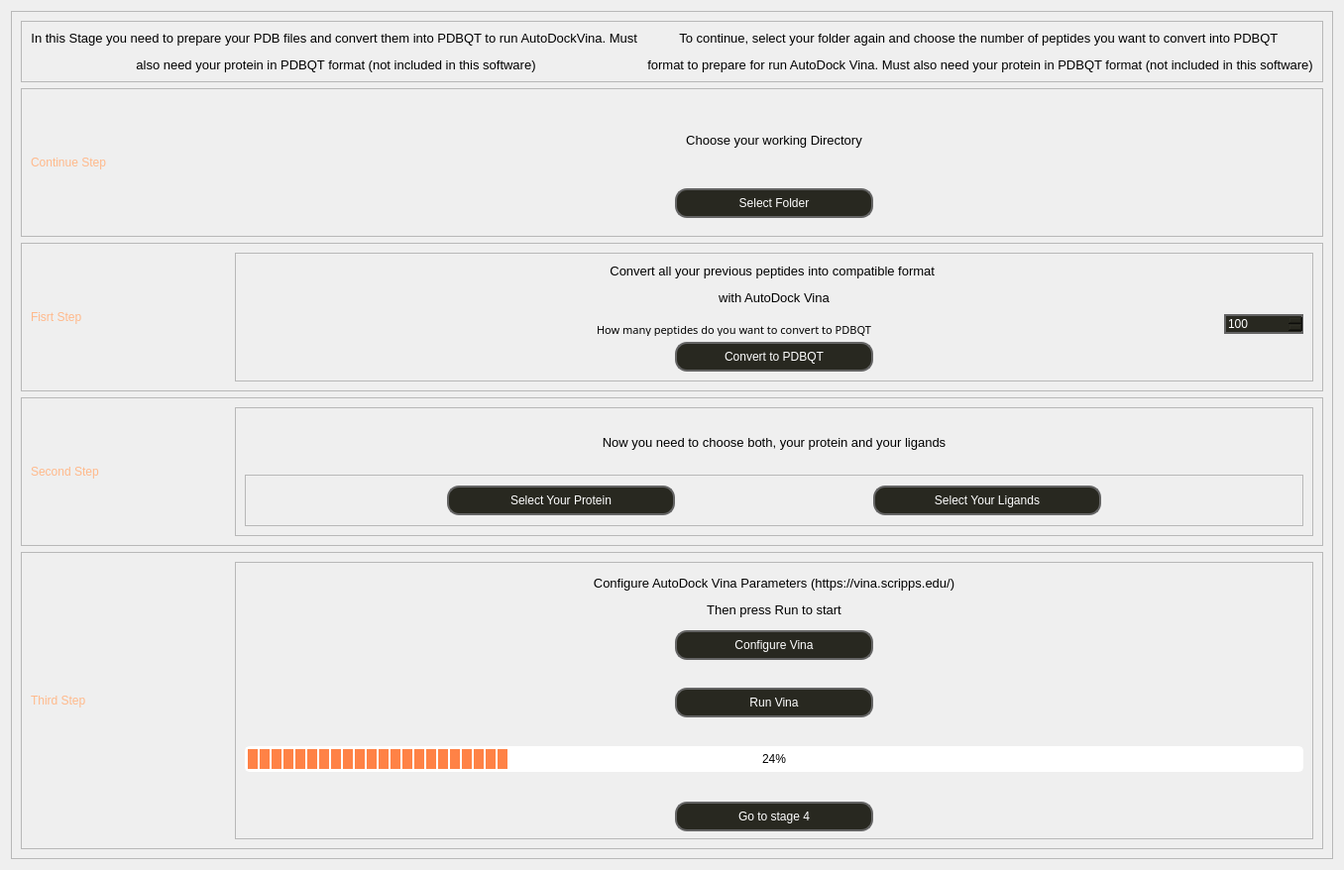
            <widget class="QWidget" name="stage3">
             <layout class="QVBoxLayout" name="verticalLayout_10">
              <item alignment="Qt::AlignTop">
               <widget class="QFrame" name="frame_5">
                <property name="styleSheet">
                 <string notr="true">QFrame#Continue_stage3,#First_Stage3,#Second_Stage3{

			border-bottom: 2px solid white;
}</string>
                </property>
                <property name="frameShape">
                 <enum>QFrame::StyledPanel</enum>
                </property>
                <property name="frameShadow">
                 <enum>QFrame::Raised</enum>
                </property>
                <layout class="QVBoxLayout" name="verticalLayout_15">
                 <item alignment="Qt::AlignHCenter">
                  <widget class="QFrame" name="frame_12">
                   <property name="frameShape">
                    <enum>QFrame::StyledPanel</enum>
                   </property>
                   <property name="frameShadow">
                    <enum>QFrame::Raised</enum>
                   </property>
                   <layout class="QHBoxLayout" name="horizontalLayout_19">
                    <item>
                     <widget class="QLabel" name="label_stage3_NewGame">
                      <property name="text">
                       <string>&lt;html&gt;&lt;head/&gt;&lt;body&gt;&lt;p align=&quot;center&quot;&gt;&lt;span style=&quot; font-size:10pt;&quot;&gt;In this Stage you need to prepare your PDB files and convert them into PDBQT to run AutoDockVina. Must &lt;/span&gt;&lt;/p&gt;&lt;p align=&quot;center&quot;&gt;&lt;span style=&quot; font-size:10pt;&quot;&gt;also need your protein in PDBQT format (not included in this software)&lt;/span&gt;&lt;/p&gt;&lt;/body&gt;&lt;/html&gt;</string>
                      </property>
                     </widget>
                    </item>
                    <item>
                     <widget class="QLabel" name="label_stage3_Continue">
                      <property name="text">
                       <string>&lt;html&gt;&lt;head/&gt;&lt;body&gt;&lt;p align=&quot;center&quot;&gt;&lt;span style=&quot; font-size:10pt;&quot;&gt;To continue, select your folder again and choose the number of peptides you want to convert into PDBQT &lt;/span&gt;&lt;/p&gt;&lt;p align=&quot;center&quot;&gt;&lt;span style=&quot; font-size:10pt;&quot;&gt;format to prepare for run AutoDock Vina. Must also need your protein in PDBQT format (not included in this software)&lt;/span&gt;&lt;/p&gt;&lt;/body&gt;&lt;/html&gt;</string>
                      </property>
                     </widget>
                    </item>
                   </layout>
                  </widget>
                 </item>
                 <item>
                  <widget class="QFrame" name="Continue_stage3">
                   <property name="minimumSize">
                    <size>
                     <width>0</width>
                     <height>150</height>
                    </size>
                   </property>
                   <property name="maximumSize">
                    <size>
                     <width>16777215</width>
                     <height>150</height>
                    </size>
                   </property>
                   <property name="styleSheet">
                    <string notr="true"/>
                   </property>
                   <property name="frameShape">
                    <enum>QFrame::StyledPanel</enum>
                   </property>
                   <property name="frameShadow">
                    <enum>QFrame::Raised</enum>
                   </property>
                   <layout class="QHBoxLayout" name="horizontalLayout_15">
                    <property name="spacing">
                     <number>6</number>
                    </property>
                    <property name="leftMargin">
                     <number>9</number>
                    </property>
                    <property name="topMargin">
                     <number>9</number>
                    </property>
                    <property name="rightMargin">
                     <number>9</number>
                    </property>
                    <item>
                     <widget class="QLabel" name="label_17">
                      <property name="maximumSize">
                       <size>
                        <width>200</width>
                        <height>120</height>
                       </size>
                      </property>
                      <property name="styleSheet">
                       <string notr="true">font:bold 12pt &quot;Eight Bit Dragon&quot;;
color: rgb(255, 185, 139);</string>
                      </property>
                      <property name="text">
                       <string>Continue Step</string>
                      </property>
                     </widget>
                    </item>
                    <item>
                     <widget class="QFrame" name="frame_18">
                      <property name="styleSheet">
                       <string notr="true">border: none;</string>
                      </property>
                      <property name="frameShape">
                       <enum>QFrame::StyledPanel</enum>
                      </property>
                      <property name="frameShadow">
                       <enum>QFrame::Raised</enum>
                      </property>
                      <property name="lineWidth">
                       <number>0</number>
                      </property>
                      <layout class="QVBoxLayout" name="verticalLayout_19">
                       <property name="spacing">
                        <number>15</number>
                       </property>
                       <item>
                        <widget class="QLabel" name="label_10">
                         <property name="text">
                          <string>&lt;html&gt;&lt;head/&gt;&lt;body&gt;&lt;p align=&quot;center&quot;&gt;&lt;span style=&quot; font-size:10pt;&quot;&gt;Choose your working Directory&lt;/span&gt;&lt;/p&gt;&lt;/body&gt;&lt;/html&gt;</string>
                         </property>
                        </widget>
                       </item>
                       <item alignment="Qt::AlignHCenter">
                        <widget class="QPushButton" name="select_stage3Button">
                         <property name="minimumSize">
                          <size>
                           <width>200</width>
                           <height>30</height>
                          </size>
                         </property>
                         <property name="maximumSize">
                          <size>
                           <width>200</width>
                           <height>30</height>
                          </size>
                         </property>
                         <property name="focusPolicy">
                          <enum>Qt::NoFocus</enum>
                         </property>
                         <property name="styleSheet">
                          <string notr="true">QPushButton{
font: 10pt &quot;Eight Bit Dragon&quot;;
color: rgb(255, 255, 255);
border: 2px solid black;
background-color: rgb(40,40, 32);
border-color: rgb(100, 100, 100);
border-radius: 12px;
}
QPushButton:hover{
color: rgb(255, 255, 255);
border: 1px solid;
background-color: rgb(80, 80, 80);
border-color: rgb(64, 64, 64);
border-radius: 12px;
}</string>
                         </property>
                         <property name="text">
                          <string>Select Folder</string>
                         </property>
                        </widget>
                       </item>
                      </layout>
                     </widget>
                    </item>
                   </layout>
                  </widget>
                 </item>
                 <item>
                  <widget class="QFrame" name="First_Stage3">
                   <property name="minimumSize">
                    <size>
                     <width>0</width>
                     <height>150</height>
                    </size>
                   </property>
                   <property name="maximumSize">
                    <size>
                     <width>16777215</width>
                     <height>150</height>
                    </size>
                   </property>
                   <property name="frameShape">
                    <enum>QFrame::StyledPanel</enum>
                   </property>
                   <property name="frameShadow">
                    <enum>QFrame::Raised</enum>
                   </property>
                   <layout class="QHBoxLayout" name="horizontalLayout_16">
                    <item>
                     <widget class="QLabel" name="label_12">
                      <property name="minimumSize">
                       <size>
                        <width>200</width>
                        <height>120</height>
                       </size>
                      </property>
                      <property name="maximumSize">
                       <size>
                        <width>200</width>
                        <height>120</height>
                       </size>
                      </property>
                      <property name="styleSheet">
                       <string notr="true">font:bold 12pt &quot;Eight Bit Dragon&quot;;
color: rgb(255, 185, 139);</string>
                      </property>
                      <property name="text">
                       <string>Fisrt Step</string>
                      </property>
                     </widget>
                    </item>
                    <item>
                     <widget class="QFrame" name="frame_15">
                      <property name="frameShape">
                       <enum>QFrame::StyledPanel</enum>
                      </property>
                      <property name="frameShadow">
                       <enum>QFrame::Raised</enum>
                      </property>
                      <layout class="QVBoxLayout" name="verticalLayout_18">
                       <item>
                        <widget class="QLabel" name="label_14">
                         <property name="text">
                          <string>&lt;html&gt;&lt;head/&gt;&lt;body&gt;&lt;p align=&quot;center&quot;&gt;&lt;span style=&quot; font-size:10pt;&quot;&gt;Convert all your previous peptides into compatible format &lt;/span&gt;&lt;/p&gt;&lt;p align=&quot;center&quot;&gt;&lt;span style=&quot; font-size:10pt;&quot;&gt;with AutoDock Vina&lt;/span&gt;&lt;/p&gt;&lt;/body&gt;&lt;/html&gt;</string>
                         </property>
                        </widget>
                       </item>
                       <item>
                        <layout class="QHBoxLayout" name="horizontalLayout_22">
                         <property name="spacing">
                          <number>0</number>
                         </property>
                         <item alignment="Qt::AlignHCenter">
                          <widget class="QLabel" name="label_18">
                           <property name="maximumSize">
                            <size>
                             <width>500</width>
                             <height>16777215</height>
                            </size>
                           </property>
                           <property name="font">
                            <font>
                             <family>Eight Bit Dragon</family>
                             <pointsize>12</pointsize>
                             <weight>50</weight>
                             <italic>false</italic>
                             <bold>false</bold>
                            </font>
                           </property>
                           <property name="text">
                            <string>&lt;html&gt;&lt;head/&gt;&lt;body&gt;&lt;p&gt;&lt;span style=&quot; vertical-align:sub;&quot;&gt;How many peptides do you want to convert to PDBQT&lt;/span&gt;&lt;/p&gt;&lt;/body&gt;&lt;/html&gt;</string>
                           </property>
                          </widget>
                         </item>
                         <item>
                          <widget class="QSpinBox" name="spinBox_2">
                           <property name="maximumSize">
                            <size>
                             <width>80</width>
                             <height>16777215</height>
                            </size>
                           </property>
                           <property name="styleSheet">
                            <string notr="true">font: 10pt &quot;Eight Bit Dragon&quot;;
color: rgb(255, 255, 255);
border: 2px solid black;
background-color: rgb(40,40, 32);
border-color: rgb(100, 100, 100);
</string>
                           </property>
                           <property name="maximum">
                            <number>10000</number>
                           </property>
                           <property name="value">
                            <number>100</number>
                           </property>
                          </widget>
                         </item>
                        </layout>
                       </item>
                       <item alignment="Qt::AlignHCenter">
                        <widget class="QPushButton" name="obconvertButton">
                         <property name="minimumSize">
                          <size>
                           <width>200</width>
                           <height>0</height>
                          </size>
                         </property>
                         <property name="maximumSize">
                          <size>
                           <width>200</width>
                           <height>30</height>
                          </size>
                         </property>
                         <property name="focusPolicy">
                          <enum>Qt::NoFocus</enum>
                         </property>
                         <property name="styleSheet">
                          <string notr="true">QPushButton{
font: 10pt &quot;Eight Bit Dragon&quot;;
color: rgb(255, 255, 255);
border: 2px solid black;
background-color: rgb(40,40, 32);
border-color: rgb(100, 100, 100);
border-radius: 12px;
}
QPushButton:hover{
color: rgb(255, 255, 255);
border: 1px solid;
background-color: rgb(80, 80, 80);
border-color: rgb(64, 64, 64);
border-radius: 12px;
}</string>
                         </property>
                         <property name="text">
                          <string>Convert to PDBQT</string>
                         </property>
                        </widget>
                       </item>
                      </layout>
                     </widget>
                    </item>
                   </layout>
                  </widget>
                 </item>
                 <item>
                  <widget class="QFrame" name="Second_Stage3">
                   <property name="minimumSize">
                    <size>
                     <width>0</width>
                     <height>150</height>
                    </size>
                   </property>
                   <property name="maximumSize">
                    <size>
                     <width>16777215</width>
                     <height>150</height>
                    </size>
                   </property>
                   <property name="baseSize">
                    <size>
                     <width>0</width>
                     <height>0</height>
                    </size>
                   </property>
                   <property name="frameShape">
                    <enum>QFrame::StyledPanel</enum>
                   </property>
                   <property name="frameShadow">
                    <enum>QFrame::Raised</enum>
                   </property>
                   <layout class="QHBoxLayout" name="horizontalLayout_17">
                    <item>
                     <widget class="QLabel" name="label_13">
                      <property name="minimumSize">
                       <size>
                        <width>200</width>
                        <height>120</height>
                       </size>
                      </property>
                      <property name="maximumSize">
                       <size>
                        <width>200</width>
                        <height>120</height>
                       </size>
                      </property>
                      <property name="styleSheet">
                       <string notr="true">font:bold 12pt &quot;Eight Bit Dragon&quot;;
color: rgb(255, 185, 139);</string>
                      </property>
                      <property name="text">
                       <string>Second Step</string>
                      </property>
                     </widget>
                    </item>
                    <item>
                     <widget class="QFrame" name="frame_13">
                      <property name="frameShape">
                       <enum>QFrame::StyledPanel</enum>
                      </property>
                      <property name="frameShadow">
                       <enum>QFrame::Raised</enum>
                      </property>
                      <layout class="QVBoxLayout" name="verticalLayout_17">
                       <item>
                        <widget class="QLabel" name="label_11">
                         <property name="text">
                          <string>&lt;html&gt;&lt;head/&gt;&lt;body&gt;&lt;p align=&quot;center&quot;&gt;&lt;span style=&quot; font-size:10pt;&quot;&gt;Now you need to choose both, your protein and your ligands&lt;/span&gt;&lt;/p&gt;&lt;/body&gt;&lt;/html&gt;</string>
                         </property>
                        </widget>
                       </item>
                       <item>
                        <widget class="QFrame" name="frame_16">
                         <property name="frameShape">
                          <enum>QFrame::StyledPanel</enum>
                         </property>
                         <property name="frameShadow">
                          <enum>QFrame::Raised</enum>
                         </property>
                         <layout class="QHBoxLayout" name="horizontalLayout_11">
                          <item>
                           <widget class="QPushButton" name="selectprotein_stage3Button">
                            <property name="minimumSize">
                             <size>
                              <width>230</width>
                              <height>0</height>
                             </size>
                            </property>
                            <property name="maximumSize">
                             <size>
                              <width>200</width>
                              <height>30</height>
                             </size>
                            </property>
                            <property name="focusPolicy">
                             <enum>Qt::NoFocus</enum>
                            </property>
                            <property name="styleSheet">
                             <string notr="true">QPushButton{
font: 10pt &quot;Eight Bit Dragon&quot;;
color: rgb(255, 255, 255);
border: 2px solid black;
background-color: rgb(40,40, 32);
border-color: rgb(100, 100, 100);
border-radius: 12px;
}
QPushButton:hover{
color: rgb(255, 255, 255);
border: 1px solid;
background-color: rgb(80, 80, 80);
border-color: rgb(64, 64, 64);
border-radius: 12px;
}</string>
                            </property>
                            <property name="text">
                             <string>Select Your Protein</string>
                            </property>
                           </widget>
                          </item>
                          <item>
                           <widget class="QPushButton" name="selectpep_stage3Button">
                            <property name="minimumSize">
                             <size>
                              <width>230</width>
                              <height>30</height>
                             </size>
                            </property>
                            <property name="maximumSize">
                             <size>
                              <width>200</width>
                              <height>30</height>
                             </size>
                            </property>
                            <property name="focusPolicy">
                             <enum>Qt::NoFocus</enum>
                            </property>
                            <property name="styleSheet">
                             <string notr="true">QPushButton{
font: 10pt &quot;Eight Bit Dragon&quot;;
color: rgb(255, 255, 255);
border: 2px solid black;
background-color: rgb(40,40, 32);
border-color: rgb(100, 100, 100);
border-radius: 12px;
}
QPushButton:hover{
color: rgb(255, 255, 255);
border: 1px solid;
background-color: rgb(80, 80, 80);
border-color: rgb(64, 64, 64);
border-radius: 12px;
}</string>
                            </property>
                            <property name="text">
                             <string>Select Your Ligands</string>
                            </property>
                           </widget>
                          </item>
                         </layout>
                        </widget>
                       </item>
                      </layout>
                     </widget>
                    </item>
                   </layout>
                  </widget>
                 </item>
                 <item>
                  <widget class="QFrame" name="Third_Stage3">
                   <property name="minimumSize">
                    <size>
                     <width>0</width>
                     <height>150</height>
                    </size>
                   </property>
                   <property name="maximumSize">
                    <size>
                     <width>16777215</width>
                     <height>300</height>
                    </size>
                   </property>
                   <property name="frameShape">
                    <enum>QFrame::StyledPanel</enum>
                   </property>
                   <property name="frameShadow">
                    <enum>QFrame::Raised</enum>
                   </property>
                   <layout class="QHBoxLayout" name="horizontalLayout_18">
                    <item>
                     <widget class="QLabel" name="label_15">
                      <property name="minimumSize">
                       <size>
                        <width>200</width>
                        <height>120</height>
                       </size>
                      </property>
                      <property name="maximumSize">
                       <size>
                        <width>200</width>
                        <height>120</height>
                       </size>
                      </property>
                      <property name="styleSheet">
                       <string notr="true">font:bold 12pt &quot;Eight Bit Dragon&quot;;
color: rgb(255, 185, 139);</string>
                      </property>
                      <property name="text">
                       <string>Third Step</string>
                      </property>
                     </widget>
                    </item>
                    <item>
                     <widget class="QFrame" name="frame_19">
                      <property name="styleSheet">
                       <string notr="true">QPushButton{
font: 10pt &quot;Eight Bit Dragon&quot;;
color: rgb(255, 255, 255);
border: 2px solid black;
background-color: rgb(40,40, 32);
border-color: rgb(100, 100, 100);
border-radius: 12px;
}
QPushButton:hover{
color: rgb(255, 255, 255);
border: 1px solid;
background-color: rgb(80, 80, 80);
border-color: rgb(64, 64, 64);
border-radius: 12px;
}</string>
                      </property>
                      <property name="frameShape">
                       <enum>QFrame::StyledPanel</enum>
                      </property>
                      <property name="frameShadow">
                       <enum>QFrame::Raised</enum>
                      </property>
                      <layout class="QVBoxLayout" name="verticalLayout_20">
                       <property name="spacing">
                        <number>30</number>
                       </property>
                       <item>
                        <widget class="QLabel" name="label_16">
                         <property name="minimumSize">
                          <size>
                           <width>90</width>
                           <height>50</height>
                          </size>
                         </property>
                         <property name="text">
                          <string>&lt;html&gt;&lt;head/&gt;&lt;body&gt;&lt;p align=&quot;center&quot;&gt;&lt;span style=&quot; font-size:10pt;&quot;&gt;Configure AutoDock Vina Parameters (https://vina.scripps.edu/)&lt;/span&gt;&lt;/p&gt;&lt;p align=&quot;center&quot;&gt;&lt;span style=&quot; font-size:10pt;&quot;&gt;Then press Run to start&lt;/span&gt;&lt;/p&gt;&lt;/body&gt;&lt;/html&gt;</string>
                         </property>
                        </widget>
                       </item>
                       <item alignment="Qt::AlignHCenter">
                        <widget class="QPushButton" name="configureVinaButton">
                         <property name="minimumSize">
                          <size>
                           <width>200</width>
                           <height>30</height>
                          </size>
                         </property>
                         <property name="maximumSize">
                          <size>
                           <width>200</width>
                           <height>30</height>
                          </size>
                         </property>
                         <property name="focusPolicy">
                          <enum>Qt::NoFocus</enum>
                         </property>
                         <property name="styleSheet">
                          <string notr="true">QPushButton{
font: 10pt &quot;Eight Bit Dragon&quot;;
color: rgb(255, 255, 255);
border: 2px solid black;
background-color: rgb(40,40, 32);
border-color: rgb(100, 100, 100);
border-radius: 12px;
}
QPushButton:hover{
color: rgb(255, 255, 255);
border: 1px solid;
background-color: rgb(80, 80, 80);
border-color: rgb(64, 64, 64);
border-radius: 12px;
}</string>
                         </property>
                         <property name="text">
                          <string>Configure Vina</string>
                         </property>
                        </widget>
                       </item>
                       <item alignment="Qt::AlignHCenter">
                        <widget class="QPushButton" name="runVinaButton">
                         <property name="minimumSize">
                          <size>
                           <width>200</width>
                           <height>30</height>
                          </size>
                         </property>
                         <property name="maximumSize">
                          <size>
                           <width>200</width>
                           <height>30</height>
                          </size>
                         </property>
                         <property name="focusPolicy">
                          <enum>Qt::NoFocus</enum>
                         </property>
                         <property name="styleSheet">
                          <string notr="true">QPushButton{
font: 10pt &quot;Eight Bit Dragon&quot;;
color: rgb(255, 255, 255);
border: 2px solid black;
background-color: rgb(40,40, 32);
border-color: rgb(100, 100, 100);
border-radius: 12px;
}
QPushButton:hover{
color: rgb(255, 255, 255);
border: 1px solid;
background-color: rgb(80, 80, 80);
border-color: rgb(64, 64, 64);
border-radius: 12px;
}</string>
                         </property>
                         <property name="text">
                          <string>Run Vina</string>
                         </property>
                        </widget>
                       </item>
                       <item>
                        <widget class="QProgressBar" name="progressBar_vina">
                         <property name="styleSheet">
                          <string notr="true">QProgressBar{
    border: 2px solid grey;
    border-radius: 5px;
    text-align: center;
	
	border-color: rgb(255, 255, 255);
}

QProgressBar::chunk {
    background-color: rgb(255, 130, 70);
	margin: 1px;
	width: 10px;
    
}</string>
                         </property>
                         <property name="value">
                          <number>24</number>
                         </property>
                        </widget>
                       </item>
                       <item alignment="Qt::AlignHCenter">
                        <widget class="QPushButton" name="gotostage4Button">
                         <property name="minimumSize">
                          <size>
                           <width>200</width>
                           <height>30</height>
                          </size>
                         </property>
                         <property name="maximumSize">
                          <size>
                           <width>200</width>
                           <height>30</height>
                          </size>
                         </property>
                         <property name="focusPolicy">
                          <enum>Qt::NoFocus</enum>
                         </property>
                         <property name="text">
                          <string>Go to stage 4</string>
                         </property>
                        </widget>
                       </item>
                      </layout>
                     </widget>
                    </item>
                   </layout>
                  </widget>
                 </item>
                </layout>
               </widget>
              </item>
             </layout>
            </widget>
